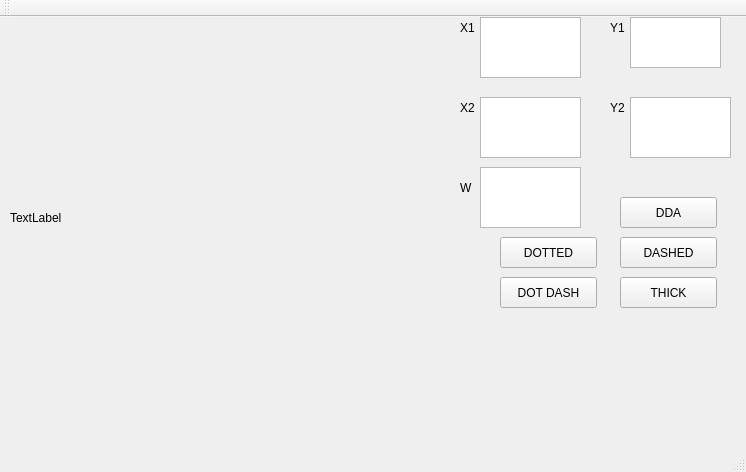
<?xml version="1.0" encoding="UTF-8"?>
<ui version="4.0">
 <class>MainWindow</class>
 <widget class="QMainWindow" name="MainWindow">
  <property name="geometry">
   <rect>
    <x>0</x>
    <y>0</y>
    <width>746</width>
    <height>472</height>
   </rect>
  </property>
  <property name="windowTitle">
   <string>MainWindow</string>
  </property>
  <widget class="QWidget" name="centralWidget">
   <widget class="QLabel" name="label">
    <property name="geometry">
     <rect>
      <x>10</x>
      <y>0</y>
      <width>411</width>
      <height>401</height>
     </rect>
    </property>
    <property name="text">
     <string>TextLabel</string>
    </property>
   </widget>
   <widget class="QPushButton" name="pushButton">
    <property name="geometry">
     <rect>
      <x>620</x>
      <y>180</y>
      <width>97</width>
      <height>31</height>
     </rect>
    </property>
    <property name="text">
     <string>DDA</string>
    </property>
   </widget>
   <widget class="QLabel" name="label_2">
    <property name="geometry">
     <rect>
      <x>460</x>
      <y>0</y>
      <width>65</width>
      <height>21</height>
     </rect>
    </property>
    <property name="text">
     <string>X1</string>
    </property>
   </widget>
   <widget class="QLabel" name="label_3">
    <property name="geometry">
     <rect>
      <x>610</x>
      <y>0</y>
      <width>65</width>
      <height>21</height>
     </rect>
    </property>
    <property name="text">
     <string>Y1</string>
    </property>
   </widget>
   <widget class="QLabel" name="label_4">
    <property name="geometry">
     <rect>
      <x>460</x>
      <y>80</y>
      <width>65</width>
      <height>21</height>
     </rect>
    </property>
    <property name="text">
     <string>X2</string>
    </property>
   </widget>
   <widget class="QLabel" name="label_5">
    <property name="geometry">
     <rect>
      <x>610</x>
      <y>80</y>
      <width>65</width>
      <height>21</height>
     </rect>
    </property>
    <property name="text">
     <string>Y2</string>
    </property>
   </widget>
   <widget class="QLabel" name="label_6">
    <property name="geometry">
     <rect>
      <x>460</x>
      <y>160</y>
      <width>65</width>
      <height>21</height>
     </rect>
    </property>
    <property name="text">
     <string>W</string>
    </property>
   </widget>
   <widget class="QTextEdit" name="textEdit">
    <property name="geometry">
     <rect>
      <x>480</x>
      <y>0</y>
      <width>101</width>
      <height>61</height>
     </rect>
    </property>
   </widget>
   <widget class="QTextEdit" name="textEdit_2">
    <property name="geometry">
     <rect>
      <x>630</x>
      <y>0</y>
      <width>91</width>
      <height>51</height>
     </rect>
    </property>
   </widget>
   <widget class="QTextEdit" name="textEdit_3">
    <property name="geometry">
     <rect>
      <x>480</x>
      <y>80</y>
      <width>101</width>
      <height>61</height>
     </rect>
    </property>
   </widget>
   <widget class="QTextEdit" name="textEdit_4">
    <property name="geometry">
     <rect>
      <x>630</x>
      <y>80</y>
      <width>101</width>
      <height>61</height>
     </rect>
    </property>
   </widget>
   <widget class="QTextEdit" name="textEdit_5">
    <property name="geometry">
     <rect>
      <x>480</x>
      <y>150</y>
      <width>101</width>
      <height>61</height>
     </rect>
    </property>
   </widget>
   <widget class="QPushButton" name="pushButton_2">
    <property name="geometry">
     <rect>
      <x>500</x>
      <y>220</y>
      <width>97</width>
      <height>31</height>
     </rect>
    </property>
    <property name="text">
     <string>DOTTED</string>
    </property>
   </widget>
   <widget class="QPushButton" name="pushButton_3">
    <property name="geometry">
     <rect>
      <x>620</x>
      <y>220</y>
      <width>97</width>
      <height>31</height>
     </rect>
    </property>
    <property name="text">
     <string>DASHED</string>
    </property>
   </widget>
   <widget class="QPushButton" name="pushButton_4">
    <property name="geometry">
     <rect>
      <x>500</x>
      <y>260</y>
      <width>97</width>
      <height>31</height>
     </rect>
    </property>
    <property name="text">
     <string>DOT DASH</string>
    </property>
   </widget>
   <widget class="QPushButton" name="pushButton_5">
    <property name="geometry">
     <rect>
      <x>620</x>
      <y>260</y>
      <width>97</width>
      <height>31</height>
     </rect>
    </property>
    <property name="text">
     <string>THICK</string>
    </property>
   </widget>
  </widget>
  <widget class="QMenuBar" name="menuBar">
   <property name="geometry">
    <rect>
     <x>0</x>
     <y>0</y>
     <width>746</width>
     <height>27</height>
    </rect>
   </property>
  </widget>
  <widget class="QToolBar" name="mainToolBar">
   <attribute name="toolBarArea">
    <enum>TopToolBarArea</enum>
   </attribute>
   <attribute name="toolBarBreak">
    <bool>false</bool>
   </attribute>
  </widget>
  <widget class="QStatusBar" name="statusBar"/>
 </widget>
 <layoutdefault spacing="6" margin="11"/>
 <resources/>
 <connections/>
</ui>
